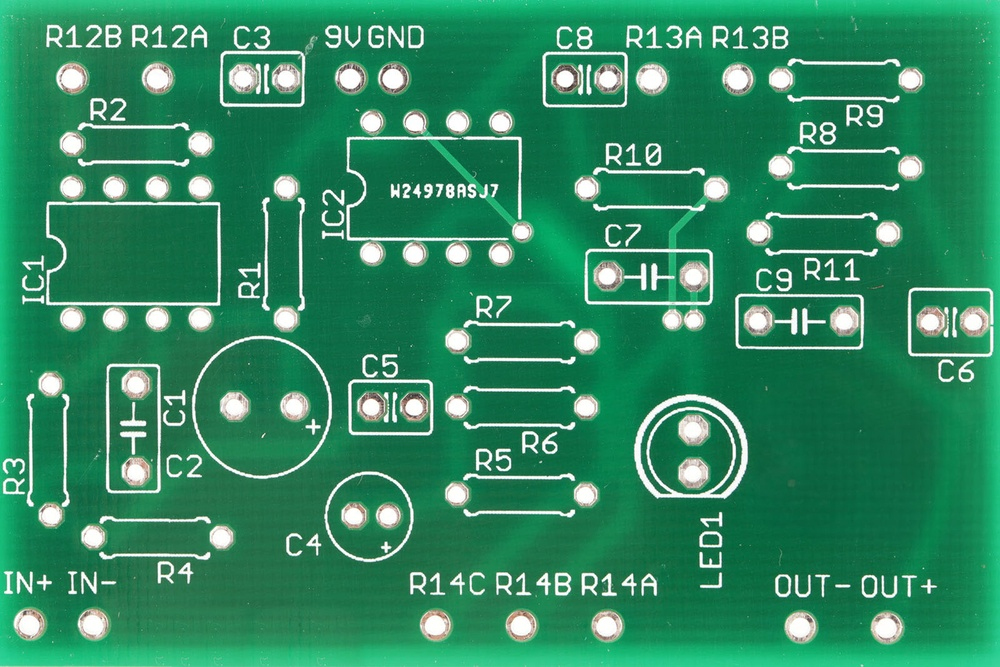
#> input picture PCB.jpg, 1000 x 667 px, shrunk from 1600 x 1067 before the run, found by its file name
$ jupyter execute MorphologicalTransformations.ipynb
#> lines starting #> are read from the running program, lines starting #| are printed output that depends on the picture; after the words box and inside, x2 and y2 are one past the last pixel; in counts of white or black regions, pixels touching at a corner belong together
https://datahacker.rs/006-morphological-transformations-with-opencv-in-python/

[cell 1]
import numpy as np
import cv2
import matplotlib.pyplot as plt

[cell 2]
# Loading an input image and performing thresholding
img = cv2.imread('pcb.jpg', cv2.IMREAD_GRAYSCALE)
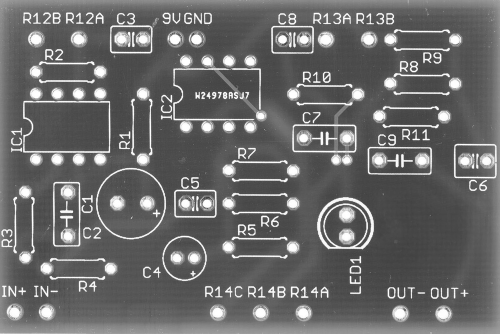
#> img: shape (667, 1000) (shown at 1/2 size); min 36, max 255, mean 106

[cell 3]
grey_hist = cv2.calcHist([img], [0], None, [256], [0, 256])
#> grey_hist = 256 values, max 22142 at index 75, min 0 at index 0, mean 2605.5
plt.plot(grey_hist)
plt.title('Grayscale Histogram')
plt.xlabel('Intensity Value')
plt.ylabel('Count')
plt.xlim([0, 256])
plt.grid(True, alpha=0.3)

[cell 4]
_, mask=cv2.threshold(img, 200, 255, cv2.THRESH_BINARY)
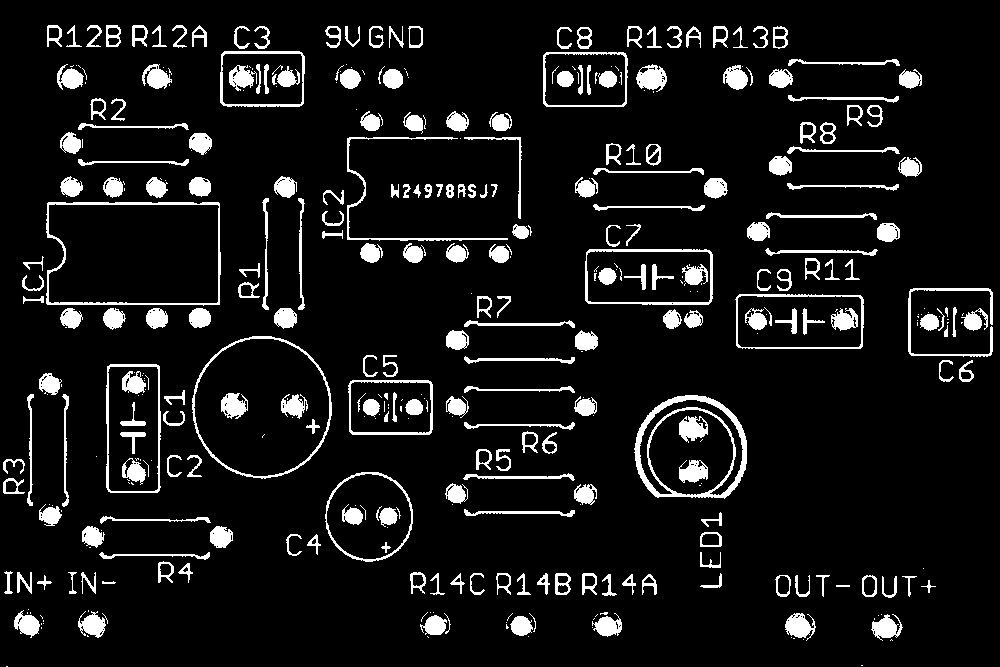
#> mask: shape (667, 1000); 8.7% white; 412 white regions (165 under 20 px), largest, box (x1, y1, x2, y2) and area: (634, 395, 747, 499) 2371, (46, 202, 221, 306) 1402, (192, 336, 332, 479) 1108

[cell 5]
plt.imshow(mask, cmap='gray')
plt.show()

[cell 6]
# Creating a 3x3 kernel
# Uint8 type for the kernel
# all 1s, can be something else
kernel = np.ones((3,3), np.uint8)
# Performing dilation on the mask
# Dilation adds pixels to the boundaries of objects in an image
# Sets pixels to white if at least one of the neighbouring pixels that have a 1 in the kernel mask is white (here: any neighbouring pixel)
dilation = cv2.dilate(mask, kernel)
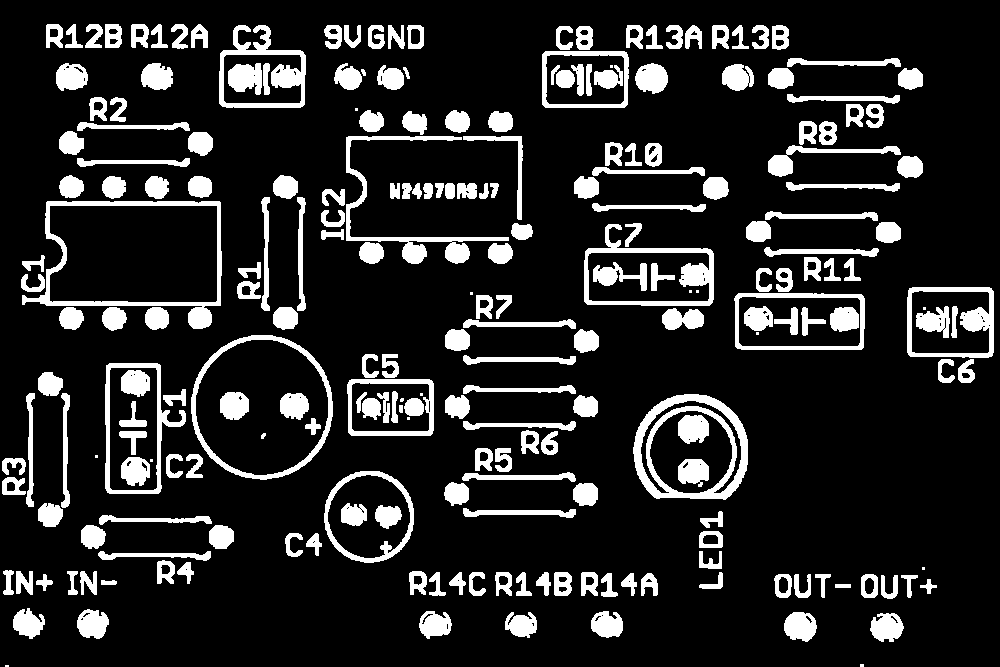
#> dilation: shape (667, 1000); 15% white; 237 white regions (15 under 20 px), largest, box (x1, y1, x2, y2) and area: (633, 394, 748, 500) 3830, (22, 201, 222, 329) 3185, (346, 136, 509, 264) 2547

# interpolation='nearest' to avoid interpolation artifacts in binary images , i.e. gray levels that are not 0 or 255
plt.imshow(dilation, cmap='gray', interpolation='nearest')
plt.show()

[cell 7]
np.unique(dilation)
#> Out = [0, 255]

[cell 8]
# 10 times dilation
dilation10 = cv2.dilate(mask, kernel, iterations=10)
#> dilation10: shape (667, 1000); 52.1% white; 45 black regions (12 under 20 px), largest, box (x1, y1, x2, y2) and area: (0, 0, 1000, 667) 279859, (59, 215, 208, 293) 10694, (359, 149, 509, 228) 6457
plt.imshow(dilation10, cmap='gray', interpolation='nearest')
plt.show()

[cell 9]
# Erosion removes pixels on object boundaries
# Sets pixels to black if at least one of the neighbouring pixels that have a 1 in the kernel mask is black (here: any neighbouring pixel)
# Performing an erosion with a 3x3 kernel and the mask
kernel=np.ones((3,3), np.uint8)
erosion=cv2.erode(mask, kernel)
#> erosion: shape (667, 1000); 3.1% white; 609 white regions (476 under 20 px), largest, box (x1, y1, x2, y2) and area: (636, 396, 746, 497) 860, (637, 69, 665, 88) 326, (680, 418, 707, 440) 323

[cell 10]
plt.imshow(mask, cmap='gray', interpolation='nearest')
plt.show()

[cell 11]
# Opening: erosion followed by dilation
# Should remove the little pixels at the top right (see 10x dilation above)
erosion=cv2.erode(mask, kernel)
dilation10 = cv2.dilate(erosion, kernel, iterations=10)
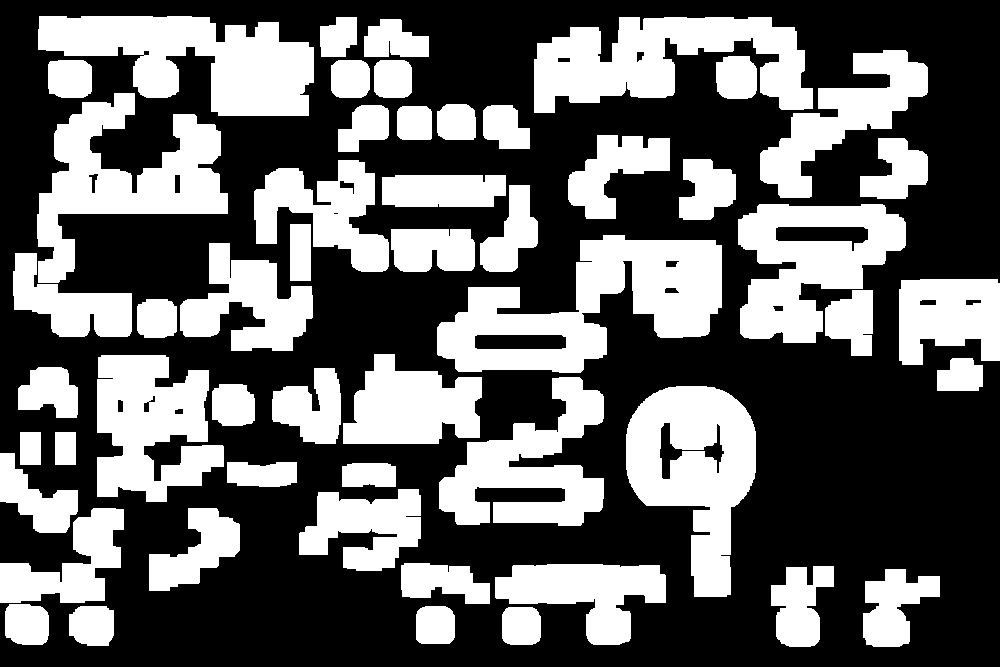
#> dilation10: shape (667, 1000); 39.2% white; 53 white regions, largest, box (x1, y1, x2, y2) and area: (437, 235, 722, 373) 19801, (38, 16, 314, 116) 16517, (626, 386, 756, 597) 16181

plt.imshow(dilation10, cmap='gray', interpolation='nearest')
plt.show()

[cell 12]
# cv2 opening function

opening = cv2.morphologyEx(mask, cv2.MORPH_OPEN, kernel)
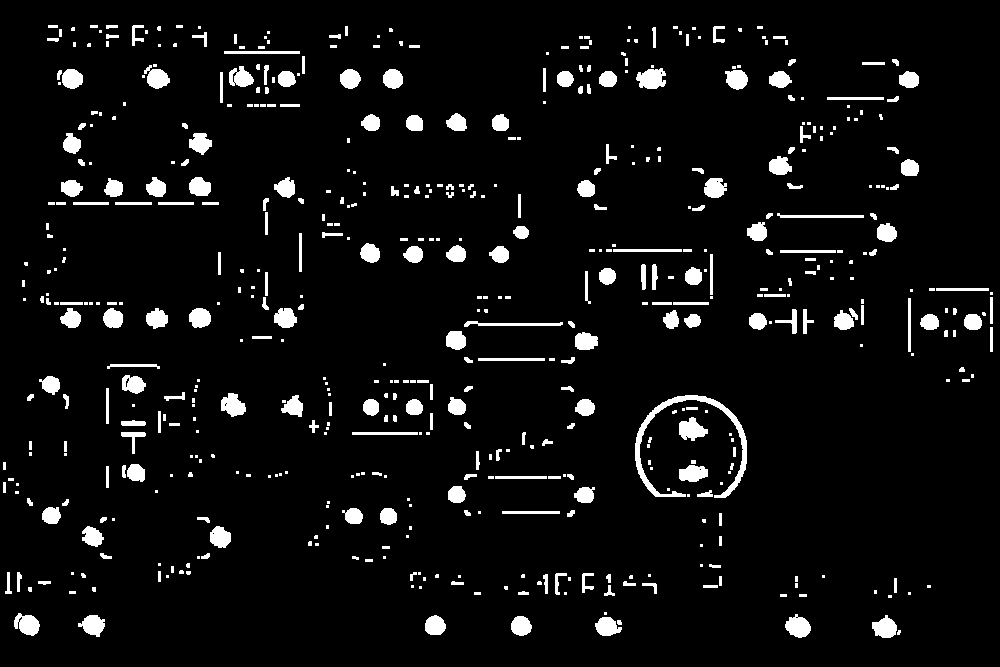
#> opening: shape (667, 1000); 5.8% white; 561 white regions (272 under 20 px), largest, box (x1, y1, x2, y2) and area: (635, 395, 747, 498) 1636, (636, 68, 666, 89) 467, (679, 417, 708, 441) 437
plt.imshow(opening, cmap='gray', interpolation='nearest')
plt.show()

[cell 13]
kernel=np.ones((3,3), np.uint8)
dilation=cv2.dilate(mask, kernel, iterations=1)
erosion=cv2.erode(mask, kernel, iterations=1)
opening=cv2.morphologyEx(mask, cv2.MORPH_OPEN, kernel)
closing=cv2.morphologyEx(mask, cv2.MORPH_CLOSE, kernel)
#> closing: shape (667, 1000); 9.3% white; 266 white regions (40 under 20 px), largest, box (x1, y1, x2, y2) and area: (634, 395, 747, 499) 2404, (23, 202, 221, 306) 1501, (585, 225, 713, 305) 1491
mg=cv2.morphologyEx(mask, cv2.MORPH_GRADIENT, kernel)
#> mg: shape (667, 1000); 11.8% white; 238 white regions (16 under 20 px), largest, box (x1, y1, x2, y2) and area: (633, 394, 748, 500) 2905, (22, 201, 222, 329) 2692, (191, 335, 333, 480) 2163
th=cv2.morphologyEx(mask, cv2.MORPH_TOPHAT, kernel)
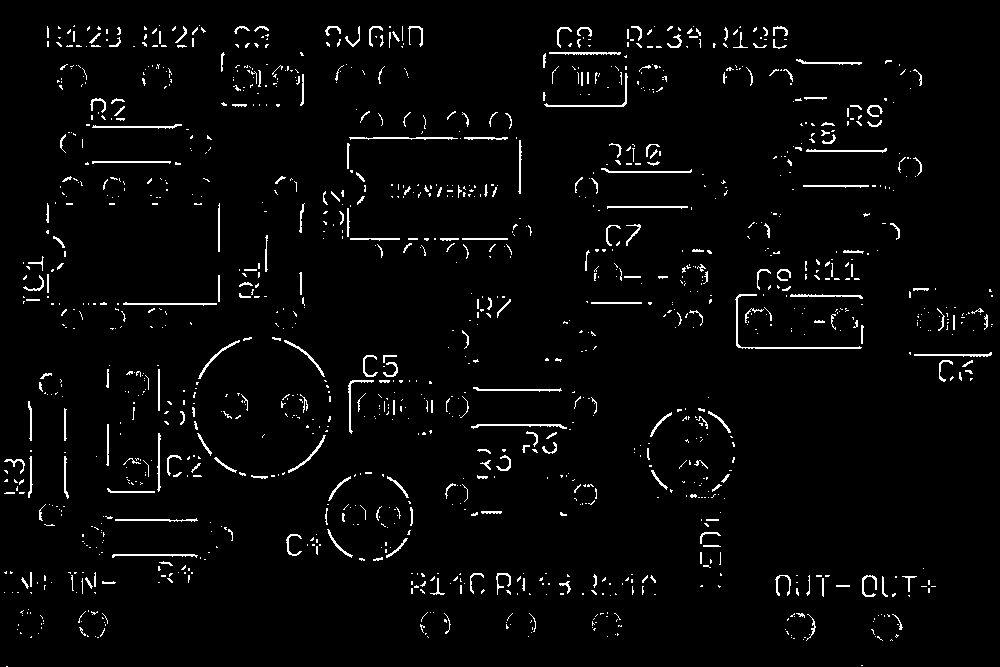
#> th: shape (667, 1000); 2.9% white in thin lines or dots

[cell 14]
titles=["image","mask","dilation","erosion","opening","closing","mg","th"]
images=[img, mask, dilation, erosion, opening, closing, mg, th]

[cell 15]
plt.figure(figsize=(32, 16))  # ← make the whole figure bigger
for i in range(8):
  plt.subplot(2, 4, i+1)
  plt.imshow(images[i], "gray")
  plt.title(titles[i])
  plt.xticks([]),plt.yticks([])
plt.show()

[cell 16]
# Different types of kernels

img = np.zeros ( (30 , 30), np.uint8, )
# Creating 3x3 kernels of different shapes
kernel_1 =np.array ( [  [0,1,0], [1,1,1], [0,1,0] ]  )
kernel_2 =np.array ( [  [0,0,1], [0,0,1], [0,0,1] ]  )
kernel_3 =np.array ( [  [1,1,1], [0,0,0], [0,0,0] ]  )

kernel_1 = kernel_1.astype('uint8')
kernel_2 = kernel_2.astype('uint8')
kernel_3 = kernel_3.astype('uint8')

# we add a white letter 'D' on the black image - img
font = cv2.FONT_HERSHEY_PLAIN
cv2.putText(img, 'D', (5,25), font, 2, (255,255,255), 3)
plt.imshow(img, cmap='gray')
plt.show()

[cell 17]
titles=["kernel_1","kernel_2","kernel_3"]
images=[ kernel_1, kernel_2, kernel_3]

[cell 18]
for i in range(3):
  plt.subplot(1, 3, i+1), plt.imshow(images[i], "gray")
  plt.title(titles[i])
  plt.xticks([]),plt.yticks([])
plt.show
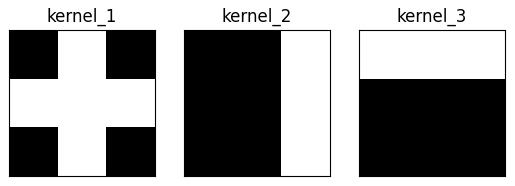
#> figure drawn by matplotlib, 3 panels

[cell 19]
# Performing dilation and erosion
dilation_1 = cv2.dilate(img, kernel_1)
dilation_2 = cv2.dilate(img, kernel_2)
dilation_3 = cv2.dilate(img, kernel_3)
erosion_1 = cv2.erode(img, kernel_1)
erosion_2 = cv2.erode(img, kernel_2)
erosion_3 = cv2.erode(img, kernel_3)

[cell 20]
titles=["dilation_1","dilation_2","dilation_3","erosion_1","erosion_2",
        "erosion_3"]
images=[ dilation_1, dilation_2, dilation_3, erosion_1, erosion_2,
        erosion_3]

[cell 21]
for i in range(6):
  plt.subplot(2, 3, i+1), plt.imshow(images[i], "gray")
  plt.title(titles[i])
  plt.xticks([]),plt.yticks([])
plt.show

[cell 22]
# Performing opening and closing
opening_1 = cv2.morphologyEx(img, cv2.MORPH_OPEN, kernel_1)
opening_2 = cv2.morphologyEx(img, cv2.MORPH_OPEN, kernel_2)
opening_3 = cv2.morphologyEx(img, cv2.MORPH_OPEN, kernel_3)
closing_1 = cv2.morphologyEx(img, cv2.MORPH_CLOSE, kernel_1)
closing_2 = cv2.morphologyEx(img, cv2.MORPH_CLOSE, kernel_2)
closing_3 = cv2.morphologyEx(img, cv2.MORPH_CLOSE, kernel_3)

[cell 23]
titles=["opening_1","opening_2","opening_3","closing_1","closing_2",
        "closing_3"]
images=[ opening_1, opening_2, opening_3, closing_1, closing_2,
        closing_3]

[cell 24]
for i in range(6):
  plt.subplot(2, 3, i+1), plt.imshow(images[i], "gray")
  plt.title(titles[i])
  plt.xticks([]),plt.yticks([])
plt.show
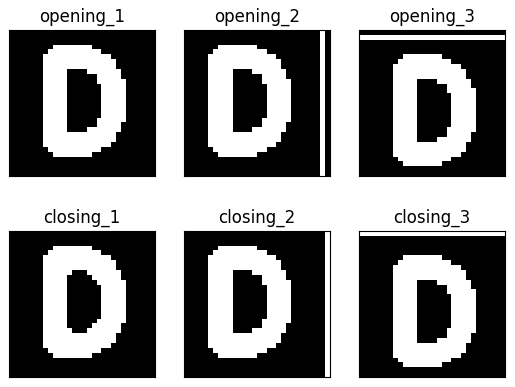
#> figure drawn by matplotlib, 6 panels

[cell 25]
# Plotting the differences between original and transformed images
plt.subplot(2,3,1)
plt.imshow(dilation_1-img, "gray")
plt.subplot(2,3,2)
plt.imshow(dilation_2-img, "gray")
plt.subplot(2,3,3)
plt.imshow(dilation_3-img, "gray")
plt.subplot(2,3,4)
plt.imshow(erosion_1-img, "gray")
plt.subplot(2,3,5)
plt.imshow(erosion_2-img, "gray")
plt.subplot(2,3,6)
plt.imshow(erosion_3-img, "gray")

[cell 26]
plt.subplot(2,3,1)
plt.imshow(img-opening_1, "gray")
plt.subplot(2,3,2)
plt.imshow(img-opening_2, "gray")
plt.subplot(2,3,3)
plt.imshow(img-opening_3, "gray")
plt.subplot(2,3,4)
plt.imshow(closing_1-img, "gray")
plt.subplot(2,3,5)
plt.imshow(closing_2-img, "gray")
plt.subplot(2,3,6)
plt.imshow(closing_3-img, "gray")
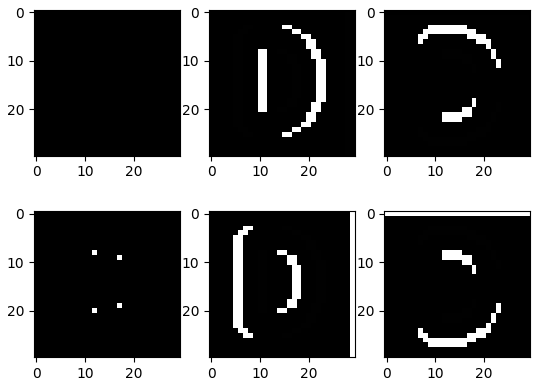
#> figure drawn by matplotlib, 6 panels

$ run again, with Image_1007.jpg copied over PCB.jpg
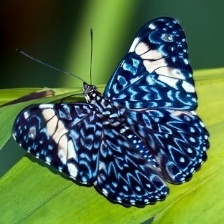
#> input picture Image_1007.jpg, 224 x 224 px, found by its file name
#> `img = cv2.imread('pcb.jpg', cv2.IMREAD_GRAYSCALE)`:
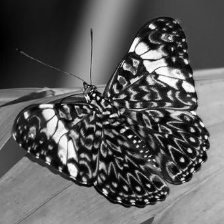
#> img: shape (224, 224); min 0, max 255, mean 92.5
#> grey_hist = 256 values, max 951 at index 67, min 2 at index 0, mean 196
#> mask: shape (224, 224); 4% white; 166 white regions (152 under 20 px), largest, box (x1, y1, x2, y2) and area: (144, 59, 185, 79) 332, (53, 121, 68, 164) 280, (43, 109, 58, 134) 199
#> dilation: shape (224, 224); 9.2% white; 108 white regions (63 under 20 px), largest, box (x1, y1, x2, y2) and area: (128, 37, 195, 93) 1317, (39, 103, 78, 180) 1079, (168, 109, 188, 120) 108
#> Out = [0, 255]
#> erosion: shape (224, 224); 1.5% white; 17 white regions (5 under 20 px), largest, box (x1, y1, x2, y2) and area: (145, 61, 164, 71) 90, (157, 68, 183, 78) 76, (143, 52, 160, 58) 74
#> opening: shape (224, 224); 2.9% white; 14 white regions (3 under 20 px), largest, box (x1, y1, x2, y2) and area: (144, 60, 184, 79) 312, (54, 122, 67, 163) 261, (44, 109, 57, 134) 194
#> closing: shape (224, 224); 4.6% white; 135 white regions (127 under 20 px), largest, box (x1, y1, x2, y2) and area: (129, 38, 194, 92) 944, (40, 104, 76, 164) 702, (68, 164, 77, 179) 81
#> mg: shape (224, 224); 7.7% white; 108 white regions (63 under 20 px), largest, box (x1, y1, x2, y2) and area: (128, 37, 195, 93) 920, (39, 103, 78, 180) 747, (168, 109, 188, 120) 105
#> `th=cv2.morphologyEx(mask, cv2.MORPH_TOPHAT, kernel)`:
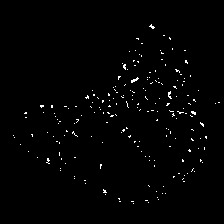
#> th: shape (224, 224); 1.1% white in thin lines or dots, all inside (x1, y1, x2, y2) = (13, 24, 220, 204)

$ run again, with NASA_Astronaut_Group_18.jpg copied over PCB.jpg
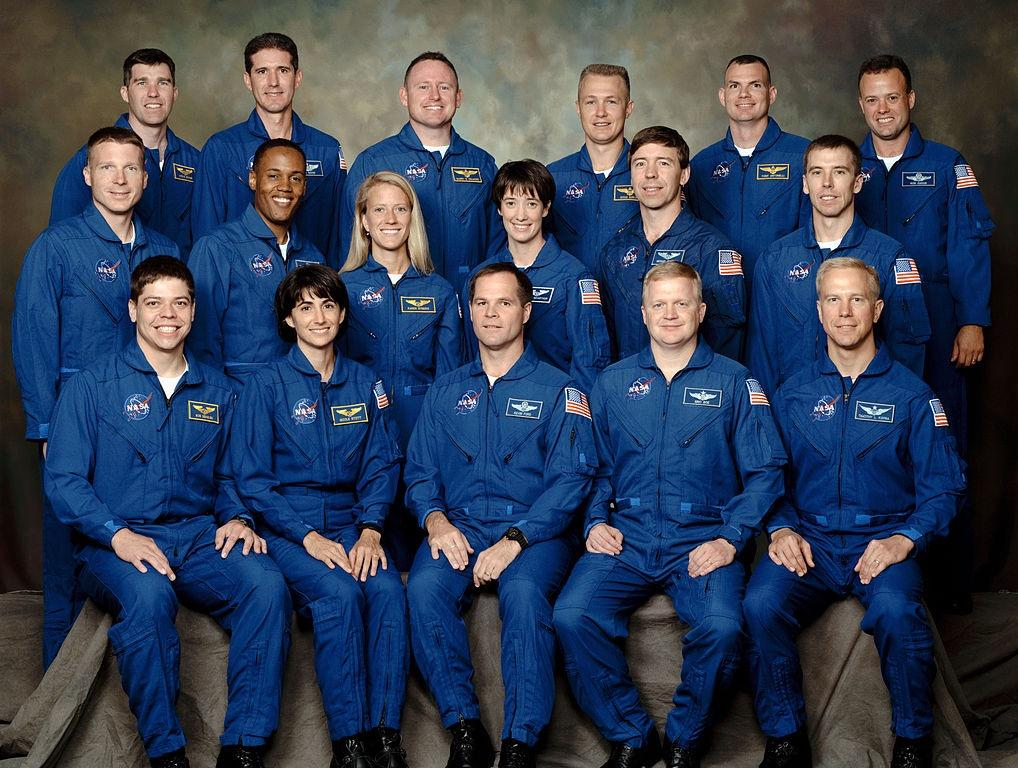
#> input picture NASA_Astronaut_Group_18.jpg, 1018 x 768 px, found by its file name
#> `img = cv2.imread('pcb.jpg', cv2.IMREAD_GRAYSCALE)`:
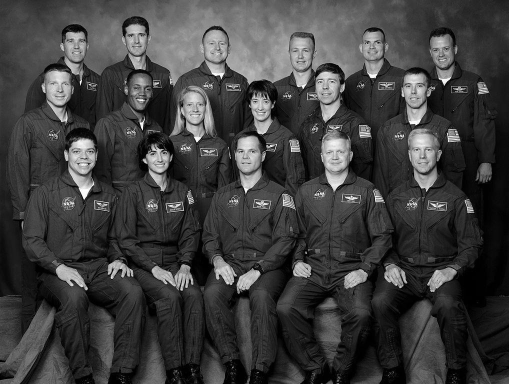
#> img: shape (768, 1018) (shown at 1/2 size); min 0, max 255, mean 62.6
#> grey_hist = 256 values, max 12008 at index 0, min 78 at index 251, mean 3054
#> mask: shape (768, 1018); 1.6% white; 1284 white regions (1183 under 20 px), largest, box (x1, y1, x2, y2) and area: (653, 278, 686, 310) 554, (139, 342, 188, 399) 553, (654, 348, 691, 381) 489
#> dilation: shape (768, 1018); 4.3% white; 398 white regions (182 under 20 px), largest, box (x1, y1, x2, y2) and area: (647, 277, 688, 342) 1374, (143, 278, 181, 338) 1274, (138, 339, 189, 400) 877
#> Out = [0, 255]
#> erosion: shape (768, 1018); 0.4% white; 83 white regions (63 under 20 px), largest, box (x1, y1, x2, y2) and area: (655, 280, 681, 309) 408, (832, 273, 854, 295) 311, (151, 281, 178, 298) 307
#> opening: shape (768, 1018); 0.69% white; 73 white regions (35 under 20 px), largest, box (x1, y1, x2, y2) and area: (654, 279, 682, 310) 532, (831, 272, 855, 296) 409, (150, 280, 179, 299) 409
#> closing: shape (768, 1018); 2.1% white; 691 white regions (567 under 20 px), largest, box (x1, y1, x2, y2) and area: (648, 278, 686, 341) 905, (139, 342, 188, 399) 622, (653, 346, 691, 381) 582
#> mg: shape (768, 1018); 3.9% white; 399 white regions (183 under 20 px), largest, box (x1, y1, x2, y2) and area: (647, 277, 688, 342) 937, (143, 278, 181, 338) 931, (138, 339, 189, 400) 605
#> `th=cv2.morphologyEx(mask, cv2.MORPH_TOPHAT, kernel)`:
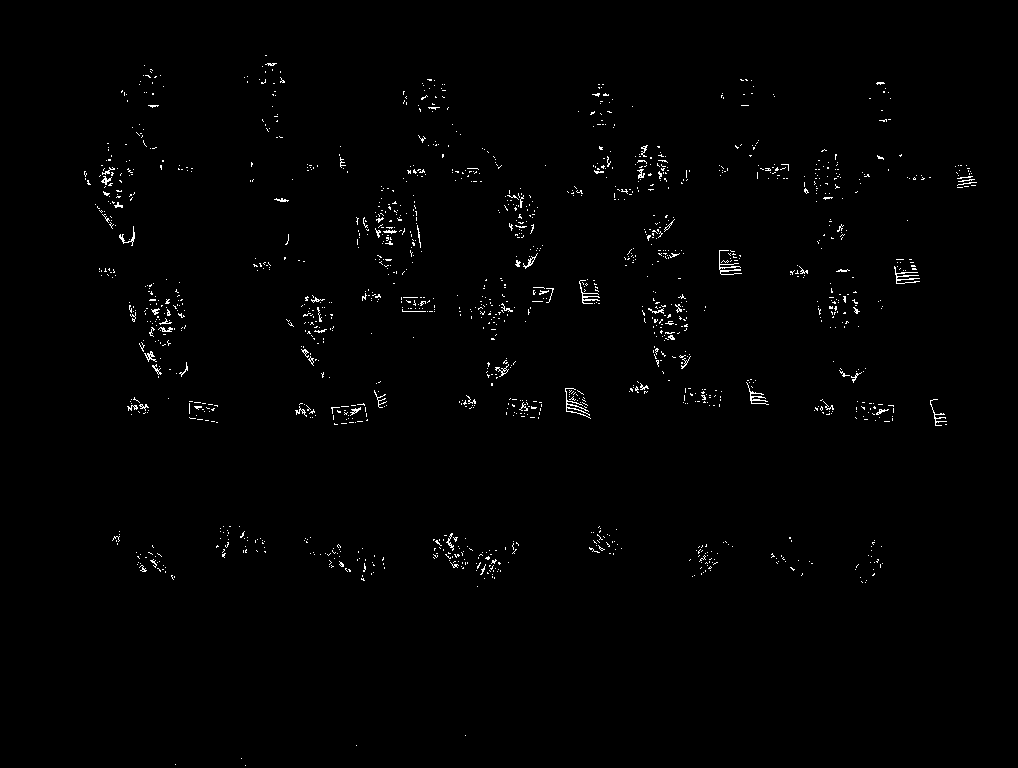
#> th: shape (768, 1018); 0.92% white in thin lines or dots, all inside (x1, y1, x2, y2) = (84, 55, 977, 766)
